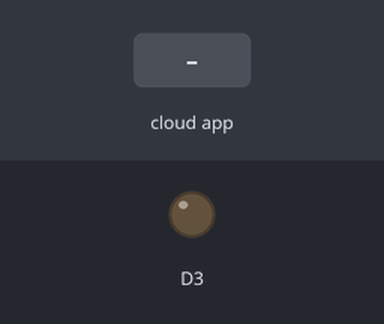
The program below on a simulated ESP8266 (NodeMCU). Parts: output pins drawn as LEDs (lit = HIGH). The inputs (shaded band) are chosen by the test bench. WiFi joins after 1.5 s; servers stay silent unless stated; what the program prints to the serial monitor is not drawn.

Above: at 2.7 s.
2.8 s: the phone or cloud app sets MeinLicht to 1
At 3.8 s:
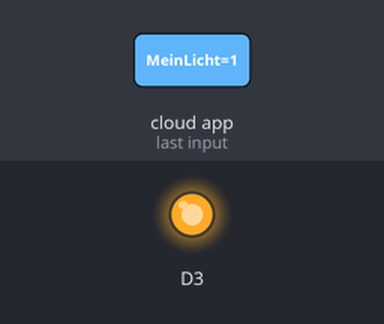
4.3 s: the phone or cloud app sets MeinLicht to 0
At 4.9 s:
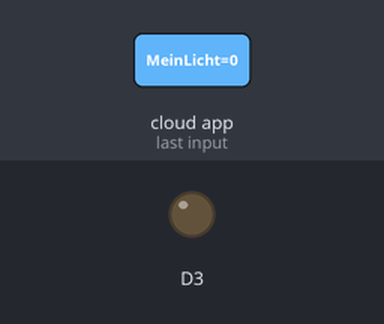
Timing chart, 0 to 7.3 s (numbered marks = the images above; inputs shaded):
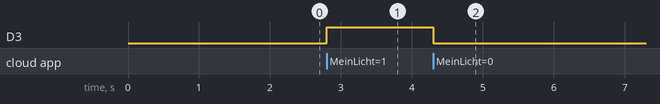

The program:

main.cpp
```cpp
#include <Arduino.h>
#include <ESP8266WiFi.h>
#include "fauxmoESP.h"

#define WIFI_SSID "SSIDname"
#define WIFI_PASS "PASSWORD"
#define SERIAL_BAUDRATE 9600

//
fauxmoESP fauxmo;

void wifiSetup() {
    //Set WiFi module to STA module, connect and print on serial monitor
    WiFi.mode(WIFI_STA);
    Serial.printf("[WIFI] Connecting to %s ", WIFI_SSID);
    WiFi.begin(WIFI_SSID, WIFI_PASS);

    // Wait until see whether it is connected
    while (WiFi.status() != WL_CONNECTED) {
        Serial.print(".");
        delay(100);
    }
    Serial.println();

    // Print out the SSID name and IP address
    Serial.printf("[WIFI] STATION Mode, SSID: %s, IP address: %s\n", WiFi.SSID().c_str(), WiFi.localIP().toString().c_str());
}

    // Callback function to switch the LED on/off
    // According to voice command, state varies from true to false
void callback(uint8_t device_id, const char * device_name, bool state) {
    Serial.print("Device ");
    Serial.print(device_name);
    Serial.print(" state: ");
    if (state) {
        Serial.println("ON");
        digitalWrite(D3, HIGH);
    } else {
        Serial.println("OFF");
        digitalWrite(D3, LOW);
    }
}
    // Setup function calls WiFi and callback functions.
    // Fauxmo library emulates Belkin WeMo devices for using them with Alexa Echo
void setup() {
    Serial.begin(SERIAL_BAUDRATE);
    Serial.println("FauxMo demo sketch");
    Serial.println("After connection, ask Alexa/Echo to 'turn <devicename> on' or 'off'");
    pinMode(D3, OUTPUT);

    wifiSetup();

    // Device is added and the name is chosen as "MeinLicht"
    fauxmo.addDevice("MeinLicht");
    fauxmo.onMessage(callback);
}

void loop() {
    fauxmo.handle();
}
```

tcp_axtls.c
```cpp
// (licence header left out)
/*
 * Compatibility for AxTLS with LWIP raw tcp mode (http://lwip.wikia.com/wiki/Raw/TCP)
 * Original Code and Inspiration: Slavey Karadzhov
 */
#include <async_config.h>
#if ASYNC_TCP_SSL_ENABLED

#include "lwip/opt.h"
#include "lwip/tcp.h"
#include "lwip/inet.h"
#include <stdlib.h>
#include <stdint.h>
#include <stdarg.h>
#include <tcp_axtls.h>

uint8_t * default_private_key = NULL;
uint16_t default_private_key_len = 0;

uint8_t * default_certificate = NULL;
uint16_t default_certificate_len = 0;

static uint8_t _tcp_ssl_has_client = 0;

SSL_CTX * tcp_ssl_new_server_ctx(const char *cert, const char *private_key_file, const char *password){
  uint32_t options = SSL_CONNECT_IN_PARTS;
  SSL_CTX *ssl_ctx;

  if(private_key_file){
    options |= SSL_NO_DEFAULT_KEY;
  }

  if ((ssl_ctx = ssl_ctx_new(options, SSL_DEFAULT_SVR_SESS)) == NULL){
    TCP_SSL_DEBUG("tcp_ssl_new_server_ctx: failed to allocate context\n");
    return NULL;
  }

  if (private_key_file){
    int obj_type = SSL_OBJ_RSA_KEY;
    if (strstr(private_key_file, ".p8"))
      obj_type = SSL_OBJ_PKCS8;
    else if (strstr(private_key_file, ".p12"))
      obj_type = SSL_OBJ_PKCS12;

    if (ssl_obj_load(ssl_ctx, obj_type, private_key_file, password)){
      TCP_SSL_DEBUG("tcp_ssl_new_server_ctx: load private key '%s' failed\n", private_key_file);
      return NULL;
    }
  }

  if (cert){
    if (ssl_obj_load(ssl_ctx, SSL_OBJ_X509_CERT, cert, NULL)){
      TCP_SSL_DEBUG("tcp_ssl_new_server_ctx: load certificate '%s' failed\n", cert);
      return NULL;
    }
  }
  return ssl_ctx;
}

struct tcp_ssl_pcb {
  struct tcp_pcb *tcp;
  int fd;
  SSL_CTX* ssl_ctx;
  SSL *ssl;
  uint8_t type;
  int handshake;
  void * arg;
  tcp_ssl_data_cb_t on_data;
  tcp_ssl_handshake_cb_t on_handshake;
  tcp_ssl_error_cb_t on_error;
  int last_wr;
  struct pbuf *tcp_pbuf;
  int pbuf_offset;
  struct tcp_ssl_pcb * next;
};

typedef struct tcp_ssl_pcb tcp_ssl_t;

static tcp_ssl_t * tcp_ssl_array = NULL;
static int tcp_ssl_next_fd = 0;

uint8_t tcp_ssl_has_client(){
  return _tcp_ssl_has_client;
}

tcp_ssl_t * tcp_ssl_new(struct tcp_pcb *tcp) {

  if(tcp_ssl_next_fd < 0){
    tcp_ssl_next_fd = 0;//overflow
  }

  tcp_ssl_t * new_item = (tcp_ssl_t*)malloc(sizeof(tcp_ssl_t));
  if(!new_item){
    TCP_SSL_DEBUG("tcp_ssl_new: failed to allocate tcp_ssl\n");
    return NULL;
  }

  new_item->tcp = tcp;
  new_item->handshake = SSL_NOT_OK;
  new_item->arg = NULL;
  new_item->on_data = NULL;
  new_item->on_handshake = NULL;
  new_item->on_error = NULL;
  new_item->tcp_pbuf = NULL;
  new_item->pbuf_offset = 0;
  new_item->next = NULL;
  new_item->ssl_ctx = NULL;
  new_item->ssl = NULL;
  new_item->type = TCP_SSL_TYPE_CLIENT;
  new_item->fd = tcp_ssl_next_fd++;

  if(tcp_ssl_array == NULL){
    tcp_ssl_array = new_item;
  } else {
    tcp_ssl_t * item = tcp_ssl_array;
    while(item->next != NULL)
      item = item->next;
    item->next = new_item;
  }

  TCP_SSL_DEBUG("tcp_ssl_new: %d\n", new_item->fd);
  return new_item;
}

tcp_ssl_t* tcp_ssl_get(struct tcp_pcb *tcp) {
  if(tcp == NULL) {
    return NULL;
  }
  tcp_ssl_t * item = tcp_ssl_array;
  while(item && item->tcp != tcp){
    item = item->next;
  }
  return item;
}

int tcp_ssl_new_client(struct tcp_pcb *tcp){
  SSL_CTX* ssl_ctx;
  tcp_ssl_t * tcp_ssl;

  if(tcp == NULL) {
    return -1;
  }

  if(tcp_ssl_get(tcp) != NULL){
    TCP_SSL_DEBUG("tcp_ssl_new_client: tcp_ssl already exists\n");
    return -1;
  }

  ssl_ctx = ssl_ctx_new(SSL_CONNECT_IN_PARTS | SSL_SERVER_VERIFY_LATER, 1);
  if(ssl_ctx == NULL){
    TCP_SSL_DEBUG("tcp_ssl_new_client: failed to allocate ssl context\n");
    return -1;
  }

  tcp_ssl = tcp_ssl_new(tcp);
  if(tcp_ssl == NULL){
    ssl_ctx_free(ssl_ctx);
    return -1;
  }

  tcp_ssl->ssl_ctx = ssl_ctx;

  tcp_ssl->ssl = ssl_client_new(ssl_ctx, tcp_ssl->fd, NULL, 0, NULL);
  if(tcp_ssl->ssl == NULL){
    TCP_SSL_DEBUG("tcp_ssl_new_client: failed to allocate ssl\n");
    tcp_ssl_free(tcp);
    return -1;
  }

  return tcp_ssl->fd;
}

int tcp_ssl_new_server(struct tcp_pcb *tcp, SSL_CTX* ssl_ctx){
  tcp_ssl_t * tcp_ssl;

  if(tcp == NULL) {
    return -1;
  }

  if(ssl_ctx == NULL){
    return -1;
  }

  if(tcp_ssl_get(tcp) != NULL){
    TCP_SSL_DEBUG("tcp_ssl_new_server: tcp_ssl already exists\n");
    return -1;
  }

  tcp_ssl = tcp_ssl_new(tcp);
  if(tcp_ssl == NULL){
    return -1;
  }

  tcp_ssl->type = TCP_SSL_TYPE_SERVER;
  tcp_ssl->ssl_ctx = ssl_ctx;

  _tcp_ssl_has_client = 1;
  tcp_ssl->ssl = ssl_server_new(ssl_ctx, tcp_ssl->fd);
  if(tcp_ssl->ssl == NULL){
    TCP_SSL_DEBUG("tcp_ssl_new_server: failed to allocate ssl\n");
    tcp_ssl_free(tcp);
    return -1;
  }

  return tcp_ssl->fd;
}

int tcp_ssl_free(struct tcp_pcb *tcp) {

  if(tcp == NULL) {
    return -1;
  }

  tcp_ssl_t * item = tcp_ssl_array;

  if(item->tcp == tcp){
    tcp_ssl_array = tcp_ssl_array->next;
    if(item->tcp_pbuf != NULL){
      pbuf_free(item->tcp_pbuf);
    }
    TCP_SSL_DEBUG("tcp_ssl_free: %d\n", item->fd);
    if(item->ssl)
      ssl_free(item->ssl);
    if(item->type == TCP_SSL_TYPE_CLIENT && item->ssl_ctx)
      ssl_ctx_free(item->ssl_ctx);
    if(item->type == TCP_SSL_TYPE_SERVER)
      _tcp_ssl_has_client = 0;
    free(item);
    return 0;
  }

  while(item->next && item->next->tcp != tcp)
    item = item->next;

  if(item->next == NULL){
    return ERR_TCP_SSL_INVALID_CLIENTFD_DATA;//item not found
  }

  tcp_ssl_t * i = item->next;
  item->next = i->next;
  if(i->tcp_pbuf != NULL){
    pbuf_free(i->tcp_pbuf);
  }
  TCP_SSL_DEBUG("tcp_ssl_free: %d\n", i->fd);
  if(i->ssl)
    ssl_free(i->ssl);
  if(i->type == TCP_SSL_TYPE_CLIENT && i->ssl_ctx)
    ssl_ctx_free(i->ssl_ctx);
  if(i->type == TCP_SSL_TYPE_SERVER)
    _tcp_ssl_has_client = 0;
  free(i);
  return 0;
}

#ifdef AXTLS_2_0_0_SNDBUF
int tcp_ssl_sndbuf(struct tcp_pcb *tcp){
  int expected;
  int available;
  int result = -1;

  if(tcp == NULL) {
    return result;
  }
  tcp_ssl_t * tcp_ssl = tcp_ssl_get(tcp);
  if(!tcp_ssl){
    TCP_SSL_DEBUG("tcp_ssl_sndbuf: tcp_ssl is NULL\n");
    return result;
  }
  available = tcp_sndbuf(tcp);
  if(!available){
    TCP_SSL_DEBUG("tcp_ssl_sndbuf: tcp_sndbuf is zero\n");
    return 0;
  }
  result = available;
  while((expected = ssl_calculate_write_length(tcp_ssl->ssl, result)) > available){
    result -= (expected - available) + 4;
  }

  if(expected > 0){
    //TCP_SSL_DEBUG("tcp_ssl_sndbuf: tcp_sndbuf is %d from %d\n", result, available);
    return result;
  }

  return 0;
}
#endif

int tcp_ssl_write(struct tcp_pcb *tcp, uint8_t *data, size_t len) {
  if(tcp == NULL) {
    return -1;
  }
  tcp_ssl_t * tcp_ssl = tcp_ssl_get(tcp);
  if(!tcp_ssl){
    TCP_SSL_DEBUG("tcp_ssl_write: tcp_ssl is NULL\n");
    return 0;
  }
  tcp_ssl->last_wr = 0;

#ifdef AXTLS_2_0_0_SNDBUF
  int expected_len = ssl_calculate_write_length(tcp_ssl->ssl, len);
  int available_len = tcp_sndbuf(tcp);
  if(expected_len < 0 || expected_len > available_len){
    TCP_SSL_DEBUG("tcp_ssl_write: data will not fit! %u < %d(%u)\r\n", available_len, expected_len, len);
    return -1;
  }
#endif

  int rc = ssl_write(tcp_ssl->ssl, data, len);

  //TCP_SSL_DEBUG("tcp_ssl_write: %u -> %d (%d)\r\n", len, tcp_ssl->last_wr, rc);

  if (rc < 0){
    if(rc != SSL_CLOSE_NOTIFY) {
      TCP_SSL_DEBUG("tcp_ssl_write error: %d\r\n", rc);
    }
    return rc;
  }

  return tcp_ssl->last_wr;
}

/**
 * Reads data from the SSL over TCP stream. Returns decrypted data.
 * @param tcp_pcb *tcp - pointer to the raw tcp object
 * @param pbuf *p - pointer to the buffer with the TCP packet data
 *
 * @return int
 *      0 - when everything is fine but there are no symbols to process yet
 *      < 0 - when there is an error
 *      > 0 - the length of the clear text characters that were read
 */
int tcp_ssl_read(struct tcp_pcb *tcp, struct pbuf *p) {
  if(tcp == NULL) {
    return -1;
  }
  tcp_ssl_t* fd_data = NULL;

  int read_bytes = 0;
  int total_bytes = 0;
  uint8_t *read_buf;

  fd_data = tcp_ssl_get(tcp);
  if(fd_data == NULL) {
    TCP_SSL_DEBUG("tcp_ssl_read: tcp_ssl is NULL\n");
    return ERR_TCP_SSL_INVALID_CLIENTFD_DATA;
  }

  if(p == NULL) {
    TCP_SSL_DEBUG("tcp_ssl_read:p == NULL\n");
    return ERR_TCP_SSL_INVALID_DATA;
  }

  //TCP_SSL_DEBUG("READY TO READ SOME DATA\n");

  fd_data->tcp_pbuf = p;
  fd_data->pbuf_offset = 0;

  do {
    read_bytes = ssl_read(fd_data->ssl, &read_buf);
    //TCP_SSL_DEBUG("tcp_ssl_ssl_read: %d\n", read_bytes);
    if(read_bytes < SSL_OK) {
      if(read_bytes != SSL_CLOSE_NOTIFY) {
        TCP_SSL_DEBUG("tcp_ssl_read: read error: %d\n", read_bytes);
      }
      total_bytes = read_bytes;
      break;
    } else if(read_bytes > 0){
      if(fd_data->on_data){
        fd_data->on_data(fd_data->arg, tcp, read_buf, read_bytes);
      }
      total_bytes+= read_bytes;
    } else {
      if(fd_data->handshake != SSL_OK) {
        fd_data->handshake = ssl_handshake_status(fd_data->ssl);
        if(fd_data->handshake == SSL_OK){
          //TCP_SSL_DEBUG("tcp_ssl_read: handshake OK\n");
          if(fd_data->on_handshake)
            fd_data->on_handshake(fd_data->arg, fd_data->tcp, fd_data->ssl);
        } else if(fd_data->handshake != SSL_NOT_OK){
          TCP_SSL_DEBUG("tcp_ssl_read: handshake error: %d\n", fd_data->handshake);
          if(fd_data->on_error)
            fd_data->on_error(fd_data->arg, fd_data->tcp, fd_data->handshake);
          return fd_data->handshake;
        }
      }
    }
  } while (p->tot_len - fd_data->pbuf_offset > 0);

  tcp_recved(tcp, p->tot_len);
  pbuf_free(p);

  return total_bytes;
}

SSL * tcp_ssl_get_ssl(struct tcp_pcb *tcp){
  tcp_ssl_t * tcp_ssl = tcp_ssl_get(tcp);
  if(tcp_ssl){
    return tcp_ssl->ssl;
  }
  return NULL;
}

bool tcp_ssl_has(struct tcp_pcb *tcp){
  return tcp_ssl_get(tcp) != NULL;
}

int tcp_ssl_is_server(struct tcp_pcb *tcp){
  tcp_ssl_t * tcp_ssl = tcp_ssl_get(tcp);
  if(tcp_ssl){
    return tcp_ssl->type;
  }
  return -1;
}

void tcp_ssl_arg(struct tcp_pcb *tcp, void * arg){
  tcp_ssl_t * item = tcp_ssl_get(tcp);
  if(item) {
    item->arg = arg;
  }
}

void tcp_ssl_data(struct tcp_pcb *tcp, tcp_ssl_data_cb_t arg){
  tcp_ssl_t * item = tcp_ssl_get(tcp);
  if(item) {
    item->on_data = arg;
  }
}

void tcp_ssl_handshake(struct tcp_pcb *tcp, tcp_ssl_handshake_cb_t arg){
  tcp_ssl_t * item = tcp_ssl_get(tcp);
  if(item) {
    item->on_handshake = arg;
  }
}

void tcp_ssl_err(struct tcp_pcb *tcp, tcp_ssl_error_cb_t arg){
  tcp_ssl_t * item = tcp_ssl_get(tcp);
  if(item) {
    item->on_error = arg;
  }
}

static tcp_ssl_file_cb_t _tcp_ssl_file_cb = NULL;
static void * _tcp_ssl_file_arg = NULL;

void tcp_ssl_file(tcp_ssl_file_cb_t cb, void * arg){
  _tcp_ssl_file_cb = cb;
  _tcp_ssl_file_arg = arg;
}

int ax_get_file(const char *filename, uint8_t **buf) {
    //TCP_SSL_DEBUG("ax_get_file: %s\n", filename);
    if(_tcp_ssl_file_cb){
      return _tcp_ssl_file_cb(_tcp_ssl_file_arg, filename, buf);
    }
    *buf = 0;
    return 0;
}

tcp_ssl_t* tcp_ssl_get_by_fd(int fd) {
  tcp_ssl_t * item = tcp_ssl_array;
  while(item && item->fd != fd){
    item = item->next;
  }
  return item;
}
/*
 * The LWIP tcp raw version of the SOCKET_WRITE(A, B, C)
 */
int ax_port_write(int fd, uint8_t *data, uint16_t len) {
  tcp_ssl_t *fd_data = NULL;
  int tcp_len = 0;
  err_t err = ERR_OK;

  //TCP_SSL_DEBUG("ax_port_write: %d, %d\n", fd, len);

  fd_data = tcp_ssl_get_by_fd(fd);
  if(fd_data == NULL) {
    //TCP_SSL_DEBUG("ax_port_write: tcp_ssl[%d] is NULL\n", fd);
    return ERR_MEM;
  }

  if (data == NULL || len == 0) {
    return 0;
  }

  if (tcp_sndbuf(fd_data->tcp) < len) {
    tcp_len = tcp_sndbuf(fd_data->tcp);
    if(tcp_len == 0) {
      TCP_SSL_DEBUG("ax_port_write: tcp_sndbuf is zero: %d\n", len);
      return ERR_MEM;
    }
  } else {
    tcp_len = len;
  }

  if (tcp_len > 2 * fd_data->tcp->mss) {
    tcp_len = 2 * fd_data->tcp->mss;
  }

  err = tcp_write(fd_data->tcp, data, tcp_len, TCP_WRITE_FLAG_COPY);
  if(err < ERR_OK) {
    if (err == ERR_MEM) {
      TCP_SSL_DEBUG("ax_port_write: No memory %d (%d)\n", tcp_len, len);
      return err;
    }
    TCP_SSL_DEBUG("ax_port_write: tcp_write error: %d\n", err);
    return err;
  } else if (err == ERR_OK) {
    //TCP_SSL_DEBUG("ax_port_write: tcp_output: %d / %d\n", tcp_len, len);
    err = tcp_output(fd_data->tcp);
    if(err != ERR_OK) {
      TCP_SSL_DEBUG("ax_port_write: tcp_output err: %d\n", err);
      return err;
    }
  }

  fd_data->last_wr += tcp_len;

  return tcp_len;
}

/*
 * The LWIP tcp raw version of the SOCKET_READ(A, B, C)
 */
int ax_port_read(int fd, uint8_t *data, int len) {
  tcp_ssl_t *fd_data = NULL;
  uint8_t *read_buf = NULL;
  uint8_t *pread_buf = NULL;
  u16_t recv_len = 0;

  //TCP_SSL_DEBUG("ax_port_read: %d, %d\n", fd, len);

  fd_data = tcp_ssl_get_by_fd(fd);
  if (fd_data == NULL) {
    TCP_SSL_DEBUG("ax_port_read: tcp_ssl[%d] is NULL\n", fd);
    return ERR_TCP_SSL_INVALID_CLIENTFD_DATA;
  }

  if(fd_data->tcp_pbuf == NULL || fd_data->tcp_pbuf->tot_len == 0) {
    return 0;
  }

  read_buf =(uint8_t*)calloc(fd_data->tcp_pbuf->len + 1, sizeof(uint8_t));
  pread_buf = read_buf;
  if (pread_buf != NULL){
    recv_len = pbuf_copy_partial(fd_data->tcp_pbuf, read_buf, len, fd_data->pbuf_offset);
    fd_data->pbuf_offset += recv_len;
  }

  if (recv_len != 0) {
    memcpy(data, read_buf, recv_len);
  }

  if(len < recv_len) {
    TCP_SSL_DEBUG("ax_port_read: got %d bytes more than expected\n", recv_len - len);
  }

  free(pread_buf);
  pread_buf = NULL;

  return recv_len;
}

void ax_wdt_feed() {}

#endif
```

async_config.h
```cpp
#ifndef LIBRARIES_ESPASYNCTCP_SRC_ASYNC_CONFIG_H_
#define LIBRARIES_ESPASYNCTCP_SRC_ASYNC_CONFIG_H_

#ifndef ASYNC_TCP_SSL_ENABLED
#define ASYNC_TCP_SSL_ENABLED 0
#endif

#define ASYNC_TCP_DEBUG(...) //ets_printf(__VA_ARGS__)
#define TCP_SSL_DEBUG(...) //ets_printf(__VA_ARGS__)

#endif /* LIBRARIES_ESPASYNCTCP_SRC_ASYNC_CONFIG_H_ */
```

Measured:
- after the input at 2.8 s, D3: LOW → HIGH at once
- after the input at 4.3 s, D3: HIGH → LOW at once
